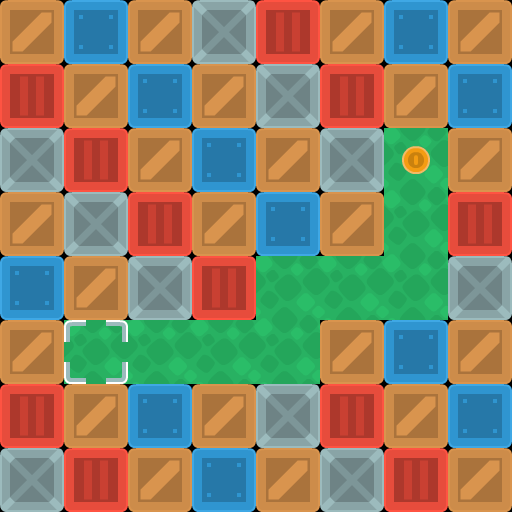

Below is a game level as drawn by its tile map, then a one-line description and the .tmx file that defines it, in full:
An orthogonal 8x8 tile map with 64x64 px tiles, 3 tile layers (background, walls, objects).

<map version="1.10" tiledversion="1.11.2" orientation="orthogonal" renderorder="right-down" width="8" height="8" tilewidth="64" tileheight="64" infinite="0" nextlayerid="5" nextobjectid="1">
 <properties>
  <property name="character_bottom" value="[[0, 5], [1, 5], [2, 5]]" />
  <property name="character_left" value="[[3, 7], [4, 7], [5, 7]]" />
  <property name="character_right" value="[[0, 7], [1, 7], [2, 7]]" />
  <property name="character_top" value="[[3, 5], [4, 5], [5, 5]]" />
 </properties>
 <tileset firstgid="1" source="sokoban_tilesheet.tsx" />
 <layer id="4" name="background" width="8" height="8">
  <data encoding="csv">
0,0,0,0,0,0,0,0,
0,0,0,0,0,0,0,0,
0,0,0,0,0,0,89,0,
0,0,0,0,0,0,89,0,
0,0,0,0,89,89,89,0,
0,89,89,89,89,0,0,0,
0,0,0,0,0,0,0,0,
0,0,0,0,0,0,0,0
</data>
 </layer>
 <layer id="1" name="walls" width="8" height="8">
  <data encoding="csv">
2,4,2,6,3,2,4,2,
3,2,4,2,6,3,2,4,
6,3,2,4,2,6,0,2,
2,6,3,2,4,2,0,3,
4,2,6,3,0,0,0,6,
2,0,0,0,0,2,4,2,
3,2,4,2,6,3,2,4,
6,3,2,4,2,6,3,2
</data>
 </layer>
 <layer id="3" name="objects" width="8" height="8">
  <data encoding="csv">
0,0,0,0,0,0,0,0,
0,0,0,0,0,0,0,0,
0,0,0,0,0,0,75,0,
0,0,0,0,0,0,0,0,
0,0,0,0,0,0,0,0,
0,40,0,0,0,0,0,0,
0,0,0,0,0,0,0,0,
0,0,0,0,0,0,0,0
</data>
 </layer>
</map>
